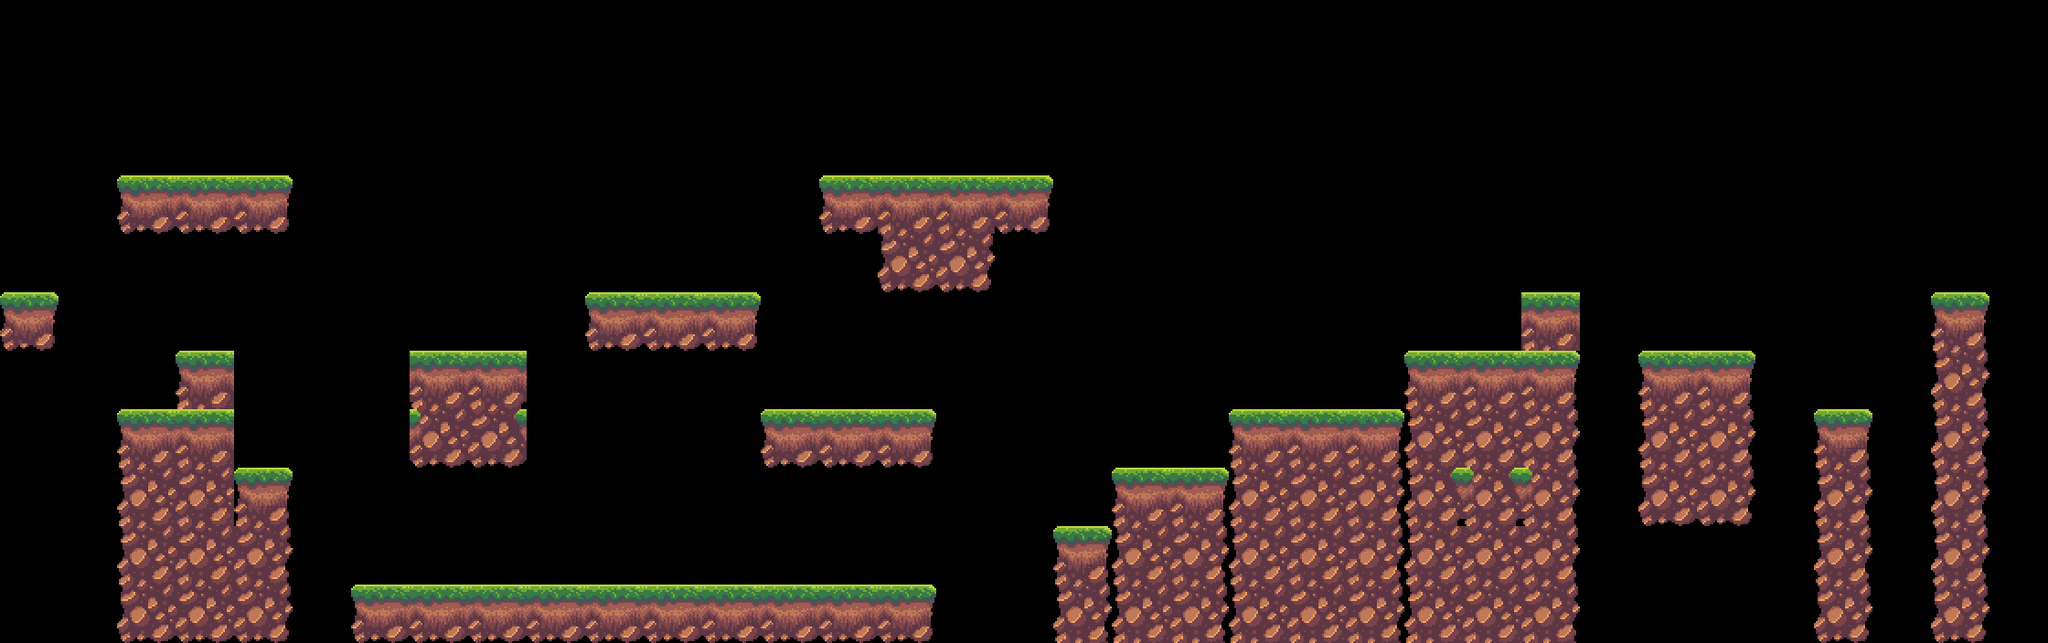

A level layout from a 2D game, rendered from its tile map. Below: a short description, then the map file with its tile-grid data intact:
An orthogonal 35x11 tile map with 64x64 px tiles, 2 tile layers (terrain, players).

<map version="1.8" tiledversion="1.8.2" orientation="orthogonal" renderorder="right-down" width="35" height="11" tilewidth="64" tileheight="64" infinite="0" nextlayerid="4" nextobjectid="1">
 <editorsettings>
  <export target="../0/map.csv" format="csv" />
 </editorsettings>
 <tileset firstgid="1" source="../tilesets/terrain_tiles.tsx" />
 <layer id="1" name="terrain" width="35" height="11">
  <data encoding="csv">
0,0,0,0,0,0,0,0,0,0,0,0,0,0,0,0,0,0,0,0,0,0,0,0,0,0,0,0,0,0,0,0,0,0,0,
0,0,0,0,0,0,0,0,0,0,0,0,0,0,0,0,0,0,0,0,0,0,0,0,0,0,0,0,0,0,0,0,0,0,0,
0,0,0,0,0,0,0,0,0,0,0,0,0,0,0,0,0,0,0,0,0,0,0,0,0,0,0,0,0,0,0,0,0,0,0,
0,0,45,46,47,0,0,0,0,0,0,0,0,0,45,2,2,47,0,0,0,0,0,0,0,0,0,0,0,0,0,0,0,0,0,
0,0,0,0,0,0,0,0,0,0,0,0,0,0,0,17,19,0,0,0,0,0,0,0,0,0,0,0,0,0,0,0,0,0,0,
48,0,0,0,0,0,0,0,0,0,45,46,47,0,0,0,0,0,0,0,0,0,0,0,0,0,0,0,0,0,0,0,0,28,0,
0,0,0,0,0,0,0,31,32,0,0,0,0,0,0,0,0,0,0,0,0,0,0,0,1,2,3,0,1,3,0,0,0,36,0,
0,0,1,2,0,0,0,39,40,0,0,0,0,45,46,47,0,0,0,0,0,1,2,3,9,10,11,0,9,11,0,28,0,36,0,
0,0,9,10,28,0,0,0,0,0,0,0,0,0,0,0,0,0,0,1,3,9,10,11,12,13,14,0,17,19,0,36,0,36,0,
0,0,9,10,11,0,0,0,0,0,0,0,0,0,0,0,0,0,28,9,11,9,10,11,9,10,11,0,0,0,0,36,0,36,0,
0,0,17,18,19,0,45,46,46,46,46,46,46,46,46,47,0,0,36,9,11,9,10,11,9,10,11,0,0,0,0,44,0,44,0
</data>
 </layer>
 <layer id="3" name="players" width="35" height="11">
  <data encoding="csv">
0,0,0,0,0,0,0,0,0,0,0,0,0,0,0,0,0,0,0,0,0,0,0,0,0,0,0,0,0,0,0,0,0,0,0,
0,0,0,0,0,0,0,0,0,0,0,0,0,0,0,0,0,0,0,0,0,0,0,0,0,0,0,0,0,0,0,0,0,0,0,
0,0,0,0,0,0,0,0,0,0,0,0,0,0,0,0,0,0,0,0,0,0,0,0,0,0,0,0,0,0,0,0,0,0,0,
0,0,0,0,0,0,0,0,0,0,0,0,0,0,0,0,0,0,0,0,0,0,0,0,0,0,0,0,0,0,0,0,0,0,0,
0,0,0,0,0,0,0,0,0,0,0,0,0,0,0,0,0,0,0,0,0,0,0,0,0,0,0,0,0,0,0,0,0,0,0,
0,0,0,0,0,0,0,0,0,0,0,0,0,0,0,0,0,0,0,0,0,0,0,0,0,0,2,0,0,0,0,0,0,0,0,
0,0,0,1,0,0,0,0,0,0,0,0,0,0,0,0,0,0,0,0,0,0,0,0,0,0,0,0,0,0,0,0,0,0,0,
0,0,0,0,0,0,0,0,0,0,0,0,0,0,0,0,0,0,0,0,0,0,0,0,0,0,0,0,0,0,0,0,0,0,0,
0,0,0,0,0,0,0,0,0,0,0,0,0,0,0,0,0,0,0,0,0,0,0,0,0,0,0,0,0,0,0,0,0,0,0,
0,0,0,0,0,0,0,0,0,0,0,0,0,0,0,0,0,0,0,0,0,0,0,0,0,0,0,0,0,0,0,0,0,0,0,
0,0,0,0,0,0,0,0,0,0,0,0,0,0,0,0,0,0,0,0,0,0,0,0,0,0,0,0,0,0,0,0,0,0,0
</data>
 </layer>
</map>
